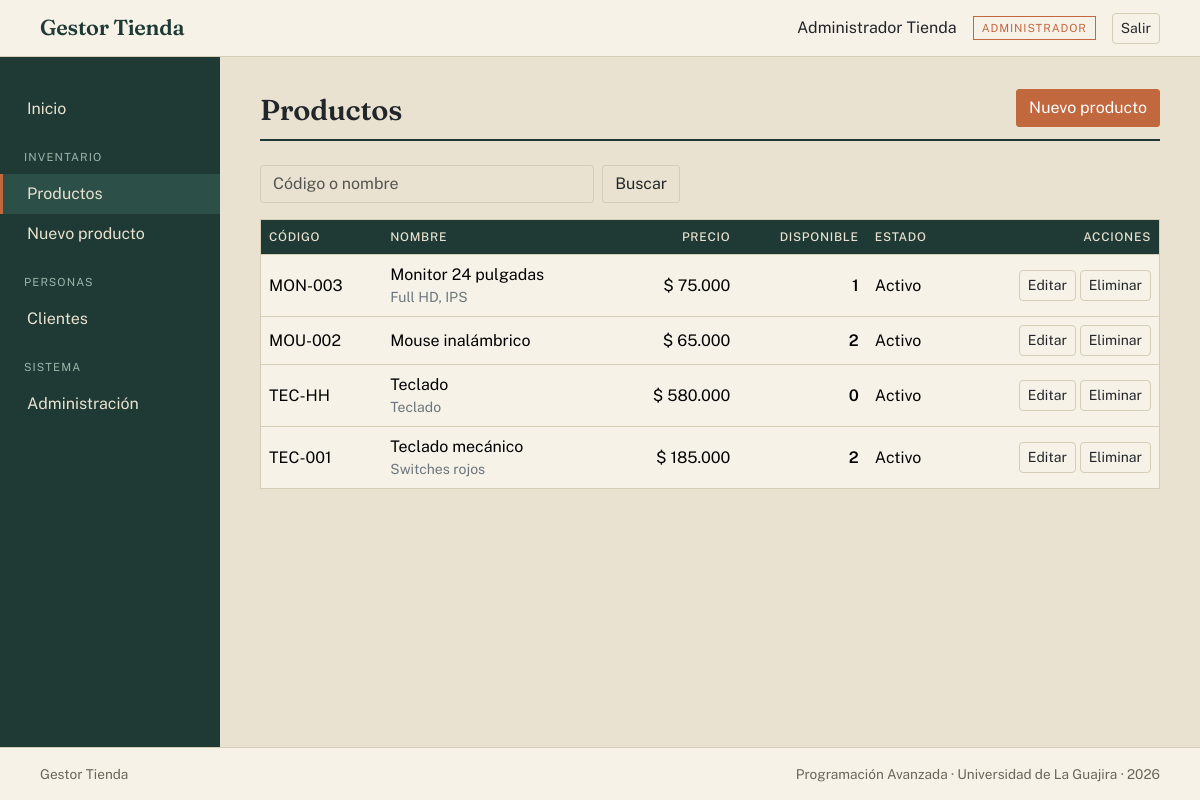
/productos/ (signed in), run on the app's committed database.
### apps/usuarios/models.py (models this page shows, shortened)
class Usuario(AbstractUser):
    class Rol(models.TextChoices):
        ADMIN = "ADMIN", "Administrador"
        VENDEDOR = "VENDEDOR", "Vendedor"
        CLIENTE = "CLIENTE", "Cliente"
    pk_usu_id = models.BigAutoField(primary_key=True)
    usu_rol = models.CharField(
        "rol", max_length=10, choices=Rol.choices, default=Rol.CLIENTE
    )
    created_at = models.DateTimeField("creado", auto_now_add=True)
    updated_at = models.DateTimeField("actualizado", auto_now=True)
    class Meta:
        db_table = "tbl_usuario"
        ordering = ["last_name", "first_name"]
    @property
    def es_admin(self):
        return self.usu_rol == self.Rol.ADMIN
    @property
    def es_cliente(self):
        return self.usu_rol == self.Rol.CLIENTE

### apps/productos/models.py (models this page shows, shortened)
class Producto(CommonModel):
    pk_pro_id = models.BigAutoField(primary_key=True)
    pro_codigo = models.CharField("código", max_length=20, unique=True)
    pro_nombre = models.CharField("nombre", max_length=120)
    pro_descripcion = models.TextField("descripción", blank=True)
    pro_precio = models.DecimalField("precio de venta", max_digits=10, decimal_places=2)
    pro_activo = models.BooleanField("activo", default=True)
    class Meta:
        db_table = "tbl_producto"
        ordering = ["pro_nombre"]

### apps/stocks/models.py (models this page shows, shortened)
class Stock(CommonModel):
    pk_sto_id = models.BigAutoField(primary_key=True)
    fk_pro = models.OneToOneField(  # 1:1 → cada producto tiene un único registro de stock
        "productos.Producto",
        on_delete=models.CASCADE,
        related_name="stock",
        verbose_name="producto",
    )
    sto_cantidad = models.PositiveIntegerField("cantidad disponible", default=0)
    sto_minimo = models.PositiveIntegerField("stock mínimo", default=0)
    sto_ubicacion = models.CharField(
        "ubicación en bodega", max_length=50, default="Por asignar"
    )
    class Meta:
        db_table = "tbl_stock"
        verbose_name_plural = "stock"
    @property
    def sto_bajo_minimo(self):
        return self.sto_cantidad <= self.sto_minimo

### apps/productos/views.py (the view)
# urls.py: path("", views.lista_productos, name="lista"),
def lista_productos(request):
    productos = Producto.objects.select_related("stock")
    if request.user.es_cliente:
        productos = productos.filter(pro_activo=True)
    buscar = request.GET.get("q", "").strip()
    if buscar:
        productos = productos.filter(
            Q(pro_codigo__icontains=buscar) | Q(pro_nombre__icontains=buscar)
        )
    return render(
        request,
        "productos/lista.html",
        {"productos": productos, "buscar": buscar},
    )

### templates/productos/lista.html (shortened to what this page needs)
{% extends "base.html" %}
{% load humanize %}
{% block contenido %}
<div class="encabezado">
  <h1>{% if user.es_cliente %}Catálogo{% else %}Productos{% endif %}</h1>
  {% if not user.es_cliente %}
    <a href="{% url 'productos:crear' %}" class="btn btn-terracota">Nuevo producto</a>
  {% endif %}
</div>
<form method="get" class="d-flex gap-2 mb-3" style="max-width: 420px;">
  <input type="search" name="q" value="{{ buscar }}" class="form-control" placeholder="Código o nombre">
  <button class="btn btn-linea" type="submit">Buscar</button>
</form>
<table class="table table-hover align-middle">
  <thead>
    <tr>
      <th>Código</th>
      <th>Nombre</th>
      <th class="text-end">Precio</th>
      <th class="text-end">Disponible</th>
      {% if not user.es_cliente %}<th>Estado</th>{% endif %}
      {% if user.es_admin %}<th class="text-end">Acciones</th>{% endif %}
    </tr>
  </thead>
  <tbody>
    {% for producto in productos %}
      <tr>
        <td>{{ producto.pro_codigo }}</td>
        <td>
          {{ producto.pro_nombre }}
          {% if producto.pro_descripcion %}<div class="small text-secondary">{{ producto.pro_descripcion }}</div>{% endif %}
        </td>
        <td class="text-end">$ {{ producto.pro_precio|floatformat:0|intcomma }}</td>
        <td class="text-end {% if producto.stock.sto_bajo_minimo %}stock-bajo{% endif %}">
          {{ producto.stock.sto_cantidad|default:0 }}
        </td>
        {% if not user.es_cliente %}
          <td>{% if producto.pro_activo %}Activo{% else %}<span class="text-secondary">Inactivo</span>{% endif %}</td>
        {% endif %}
        {% if user.es_admin %}
          <td class="text-end text-nowrap">
            <a href="{% url 'productos:editar' producto.pk %}" class="btn btn-sm btn-linea">Editar</a>
            <a href="{% url 'productos:eliminar' producto.pk %}" class="btn btn-sm btn-linea">Eliminar</a>
          </td>
        {% endif %}
      </tr>
    {% empty %}
      <tr><td colspan="6" class="text-secondary">No hay productos{% if buscar %} que coincidan con "{{ buscar }}"{% endif %}.</td></tr>
    {% endfor %}
  </tbody>
</table>
{% endblock %}

### templates/partials/_navbar.html (shortened to what this page needs)
<header class="barra d-flex justify-content-between align-items-center">
  <a class="marca" href="{% url 'inicio' %}">Gestor Tienda</a>
  <div class="d-flex align-items-center gap-3">
    <span>{{ user.get_full_name|default:user.username }}</span>
    <span class="etiqueta-rol">{{ user.get_usu_rol_display }}</span>
    <form action="{% url 'usuarios:logout' %}" method="post" class="m-0">
      <button type="submit" class="btn btn-sm btn-linea">Salir</button>
    </form>
  </div>
</header>

### static/css/tienda.css (style rules this page uses)
:root { --pino: #1f3a34; --pino-claro: #2c5048; --arena: #e9e2d0; --arena-clara: #f6f2e8; --terracota: #c2683f; --terracota-oscura: #a5552f; --tinta: #22262a; --linea: #d6cdb6; --bs-body-font-family: "Public Sans", system-ui, sans-serif; --bs-body-color: var(--tinta); --bs-body-bg: var(--arena); --bs-border-color: var(--linea); --bs-link-color-rgb: 31, 58, 52; --bs-link-hover-color-rgb: 194, 104, 63; --bs-border-radius: 3px; }
body { min-height: 100vh; display: flex; flex-direction: column; background: var(--arena); }
h1, h2, h3, .marca { font-family: "Fraunces", Georgia, serif; font-weight: 600; letter-spacing: -0.01em; }
.barra { background: var(--arena-clara); border-bottom: 1px solid var(--linea); padding: 0.75rem 2.5rem; }
.barra .marca { color: var(--pino); font-size: 1.35rem; text-decoration: none; }
.etiqueta-rol { font-size: 0.7rem; text-transform: uppercase; letter-spacing: 0.08em; border: 1px solid var(--terracota); color: var(--terracota); padding: 0.15rem 0.5rem; }
.encabezado { display: flex; justify-content: space-between; align-items: end; border-bottom: 2px solid var(--pino); padding-bottom: 0.75rem; margin-bottom: 1.5rem; }
.encabezado h1 { margin: 0; font-size: 1.8rem; }
.table { --bs-table-bg: var(--arena-clara); --bs-table-hover-bg: #efe8d8; border: 1px solid var(--linea); }
.table thead th { font-size: 0.75rem; text-transform: uppercase; letter-spacing: 0.06em; color: var(--arena); background: var(--pino); font-weight: 500; }
.stock-bajo { color: var(--terracota); font-weight: 600; }
.btn-terracota { --bs-btn-bg: var(--terracota); --bs-btn-border-color: var(--terracota); --bs-btn-color: #fff; --bs-btn-hover-bg: var(--terracota-oscura); --bs-btn-hover-border-color: var(--terracota-oscura); --bs-btn-hover-color: #fff; --bs-btn-active-bg: var(--terracota-oscura); }
.btn-linea { --bs-btn-border-color: var(--linea); --bs-btn-color: var(--tinta); --bs-btn-hover-bg: var(--arena); --bs-btn-hover-border-color: var(--pino); }

### data on the page
Usuario: get_full_name "Administrador Tienda", usu_rol "ADMINISTRADOR"
Producto: pro_codigo "MON-003", pro_nombre "Monitor 24 pulgadas", pro_descripcion "Full HD, IPS", pro_precio "75.000", stock.sto_cantidad "1", pro_activo "Activo"
Producto: pro_codigo "MOU-002", pro_nombre "Mouse inalámbrico", pro_precio "65.000", stock.sto_cantidad "2", pro_activo "Activo"
Producto: pro_codigo "TEC-HH", pro_nombre "Teclado", pro_descripcion "Teclado", pro_precio "580.000", stock.sto_cantidad "0", pro_activo "Activo"
Producto: pro_codigo "TEC-001", pro_nombre "Teclado mecánico", pro_descripcion "Switches rojos", pro_precio "185.000", stock.sto_cantidad "2", pro_activo "Activo"
